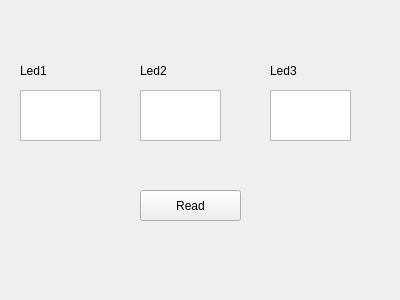
<?xml version="1.0" encoding="UTF-8"?>
<ui version="4.0">
 <class>Widget</class>
 <widget class="QWidget" name="Widget">
  <property name="geometry">
   <rect>
    <x>0</x>
    <y>0</y>
    <width>400</width>
    <height>300</height>
   </rect>
  </property>
  <property name="windowTitle">
   <string>Widget</string>
  </property>
  <widget class="QPushButton" name="pushButton">
   <property name="geometry">
    <rect>
     <x>140</x>
     <y>190</y>
     <width>101</width>
     <height>31</height>
    </rect>
   </property>
   <property name="text">
    <string>Read</string>
   </property>
  </widget>
  <widget class="QTextBrowser" name="textBrowser">
   <property name="geometry">
    <rect>
     <x>20</x>
     <y>90</y>
     <width>81</width>
     <height>51</height>
    </rect>
   </property>
  </widget>
  <widget class="QTextBrowser" name="textBrowser_2">
   <property name="geometry">
    <rect>
     <x>140</x>
     <y>90</y>
     <width>81</width>
     <height>51</height>
    </rect>
   </property>
  </widget>
  <widget class="QTextBrowser" name="textBrowser_3">
   <property name="geometry">
    <rect>
     <x>270</x>
     <y>90</y>
     <width>81</width>
     <height>51</height>
    </rect>
   </property>
  </widget>
  <widget class="QLabel" name="label">
   <property name="geometry">
    <rect>
     <x>20</x>
     <y>60</y>
     <width>67</width>
     <height>21</height>
    </rect>
   </property>
   <property name="text">
    <string>Led1</string>
   </property>
  </widget>
  <widget class="QLabel" name="label_2">
   <property name="geometry">
    <rect>
     <x>140</x>
     <y>60</y>
     <width>67</width>
     <height>21</height>
    </rect>
   </property>
   <property name="text">
    <string>Led2</string>
   </property>
  </widget>
  <widget class="QLabel" name="label_3">
   <property name="geometry">
    <rect>
     <x>270</x>
     <y>60</y>
     <width>67</width>
     <height>21</height>
    </rect>
   </property>
   <property name="text">
    <string>Led3</string>
   </property>
  </widget>
 </widget>
 <layoutdefault spacing="6" margin="11"/>
 <resources/>
 <connections/>
</ui>
